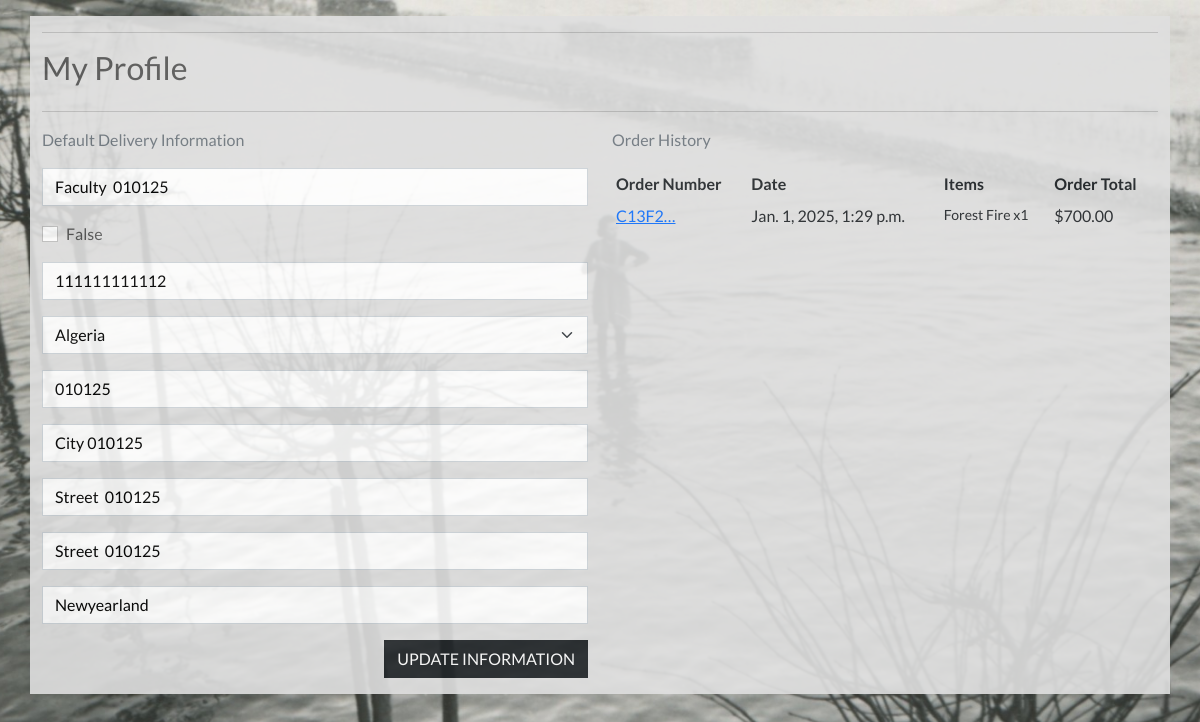
Before: /profile/ (signed in) with the older database file.
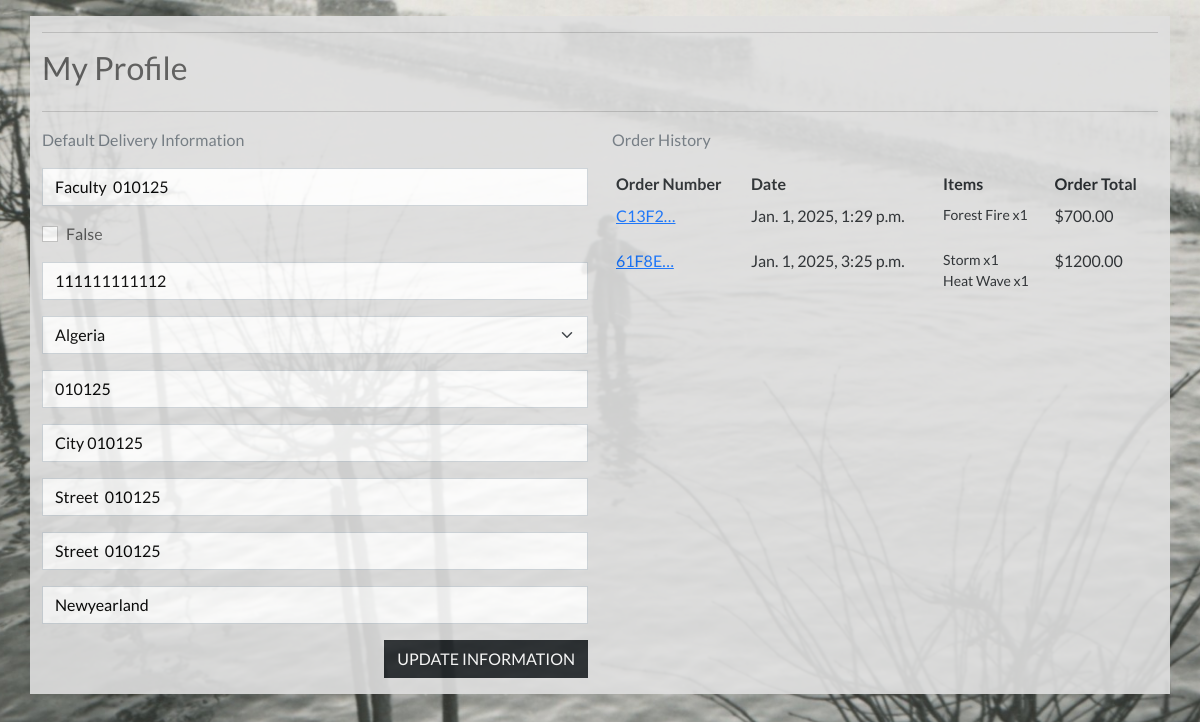
After: the same page with the newer database file.
### checkout/models.py (models this page shows, shortened)
class Order(models.Model):
    order_number = models.CharField(max_length=32, null=False, editable=False)
    user_profile = models.ForeignKey(UserProfile, on_delete=models.SET_NULL,
    null=True, blank=True, related_name='orders')
    full_name = models.CharField(max_length=50, null=False, blank=False)
    email = models.EmailField(max_length=254, null=False, blank=False)
    phone_number = models.CharField(max_length=20, null=False, blank=False)
    country = CountryField(blank_label='Country *', null=False, blank=False)
    postcode = models.CharField(max_length=20, null=True, blank=True)
    town_or_city = models.CharField(max_length=40, null=False, blank=False)
    street_address1 = models.CharField(max_length=80, null=False, blank=False)
    street_address2 = models.CharField(max_length=80, null=True, blank=True)
    county = models.CharField(max_length=80, null=True, blank=True)
    date = models.DateTimeField(auto_now_add=True)
    discount_cost = models.DecimalField(max_digits=6, decimal_places=2, null=False, default=0)
    order_total = models.DecimalField(max_digits=10, decimal_places=2, null=False, default=0)
    grand_total = models.DecimalField(max_digits=10, decimal_places=2, null=False, default=0)
    original_bag = models.TextField(null=False, blank=False, default='')
    stripe_pid = models.CharField(max_length=254, null=False, blank=False, default='')

class OrderLineItem(models.Model):
    order = models.ForeignKey(Order, null=False, blank=False, on_delete=models.CASCADE, related_name='lineitems')
    product = models.ForeignKey(Category, null=False, blank=False, on_delete=models.CASCADE)
    quantity = models.IntegerField(null=False, blank=False, default=0)
    starting_date = models.CharField(max_length=100, null=True, blank=True)
    lineitem_total = models.DecimalField(max_digits=6, decimal_places=2, null=False, blank=False, editable=False)

### products/models.py (models this page shows, shortened)
class Category(models.Model):
    name = models.CharField(max_length=50)
    friendly_name = models.CharField(max_length=100)
    difficulty_level = models.CharField(max_length=50)
    credits = models.IntegerField()
    number_of_lectures = models.IntegerField()
    est_time = models.IntegerField()
    short_description = models.TextField(max_length=255)
    long_description = models.TextField(max_length=1000)
    test = models.BooleanField(default=False)
    logo = models.ImageField(upload_to='logos/', null=True, blank=True)
    price = models.IntegerField(null=True, blank=True)
    starting_date = models.CharField(max_length=100, null=True, blank=True)

### profiles/views.py (the view)
# urls.py: path('profile/', include('profiles.urls')),
def profile(request):
    profile = get_object_or_404(UserProfile, user=request.user)
    if request.method == 'POST':
        form = UserProfileForm(request.POST, instance=profile)
        if form.is_valid():
            form.save()
            messages.success(request, 'Profile updated successfully')
    form = UserProfileForm(instance=profile)
    orders = profile.orders.all
    template = 'profiles/profile.html'
    context = {
        'form': form,
        'orders': orders,
        'on_profile_page': True
    }
    return render(request, template, context)

### profiles/templates/profiles/profile.html (shortened to what this page needs)
{% extends "base.html" %}
{% load static %}
{% block extra_css %}
    <link rel="stylesheet" href="{% static 'profiles/css/profile.css' %}">
{% endblock %}
{% block content %}
    <div class="overlay"></div>
    <div class="container mt-3 mb-3">
        <div class="row">
            <div class="col">
                <hr>
                <h2 class="logo-font mb-4">My Profile</h2>
                <hr>
            </div>
        </div>
        <div class="row">
            <div class="col-12 col-lg-6">
                <p class="text-muted">Default Delivery Information</p>
                <form class="mt-3" action="{% url 'profile' %}" method="POST" id="profile-update-form">
                    {{ form|crispy }}
                    <button class="btn btn-dark rounded-0 text-uppercase float-end mb-3">Update Information</button>
                </form>
            </div>
            <div class="col-12 col-lg-6">
                <p class="text-muted">Order History</p>
                <div class="order-history table-responsive">
                    <table class="table table-sm table-borderless">
                        <thead>
                            <tr>
                                <th>Order Number</th>
                                <th>Date</th>
                                <th>Items</th>
                                <th>Order Total</th>
                            </tr>
                        </thead>
                        <tbody>
                            {% for order in orders %}
                                <tr>
                                    <td>
                                        <a href="{% url 'order_history' order.order_number %}"
                                        title="{{ order.order_number }}">
                                            {{ order.order_number|truncatechars:6 }}
                                        </a>
                                    </td>
                                    <td>{{ order.date }}</td>
                                    <td>
                                        <ul class="list-unstyled">
                                            {% for item in order.lineitems.all %}
                                                <li class="small">
                                                    {{ item.product.name }} x{{ item.quantity }}
                                                </li>
                                            {% endfor %}
                                        </ul>
                                    </td>
                                    <td>${{ order.grand_total }}</td>
                                </tr>
                            {% endfor %}
                        </tbody>
                    </table>
                </div>
            </div>
        </div>
{% endblock %}

Changed rows visible on the page:
added Order: order_number "61F8E…", date "Jan. 1, 2025, 3:25 p.m.", grand_total "1200.00"
added OrderLineItem: product.name "Storm", quantity "1", shown under "61F8E…"
added OrderLineItem: product.name "Heat Wave", quantity "1", shown under "61F8E…"
